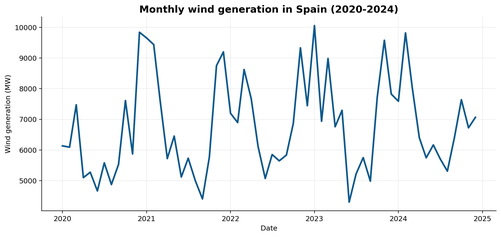
#> input picture figures/wind_generation_overview.png, 501 x 237 px, shrunk from 2176 x 1030 before the run
$ python build_forecasting_summary_panel.py
#> lines starting #> are read from the running program, lines starting #| are printed output that depends on the picture
from pathlib import Path

import matplotlib.pyplot as plt
import matplotlib.image as mpimg


BASE_DIR = Path(__file__).resolve().parents[1]
FIGURES_DIR = BASE_DIR / "figures"
OUTPUT_PATH = FIGURES_DIR / "forecasting_summary_panel.png"


PANELS = [
    ("Series overview", FIGURES_DIR / "wind_generation_overview.png"),
    ("Seasonal monthly profile", FIGURES_DIR / "monthly_profile.png"),
    ("Train / holdout split", FIGURES_DIR / "train_holdout_split.png"),
    ("Final ARIMA forecast", FIGURES_DIR / "arima_forecast_preview.png"),
]


def add_panel(ax, title: str, image_path: Path) -> None:
#> called with title = 'Series overview'
    image = mpimg.imread(image_path)
#> image is the input picture: shape (237, 501, 4) float32; mean R, G, B, A 0.951, 0.961, 0.968, 1
    ax.imshow(image)
    ax.set_title(title, fontsize=13, fontweight="bold", pad=10)
    ax.axis("off")


def main() -> None:
    fig, axes = plt.subplots(2, 2, figsize=(15.5, 11.0), facecolor="white")
    axes = axes.ravel()

    for ax, (title, image_path) in zip(axes, PANELS):
        add_panel(ax, title, image_path)

    fig.suptitle(
        "Time-series forecasting workflow summary",
        fontsize=22,
        fontweight="bold",
        y=0.98,
    )
    fig.text(
        0.5,
        0.95,
        "Exploration, seasonal structure, holdout evaluation and final ARIMA prediction",
        ha="center",
        va="center",
        fontsize=12,
        color="#4f6176",
    )

    plt.tight_layout(rect=[0.03, 0.04, 0.97, 0.92])
    fig.savefig(OUTPUT_PATH, dpi=300, bbox_inches="tight")
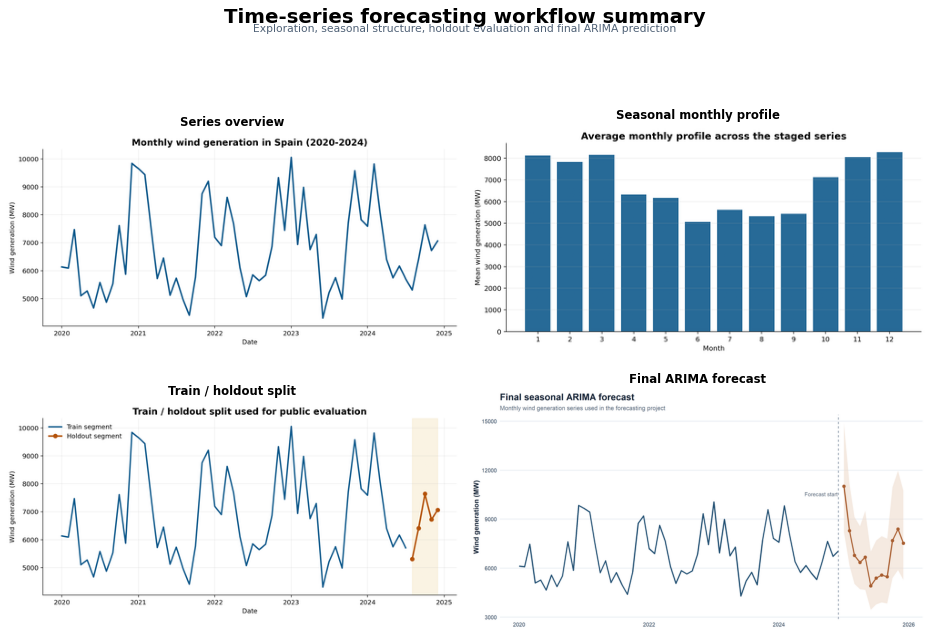
#> figure drawn by matplotlib, 4 panels
    plt.close(fig)
    print(f"Saved {OUTPUT_PATH}")


if __name__ == "__main__":
    main()
